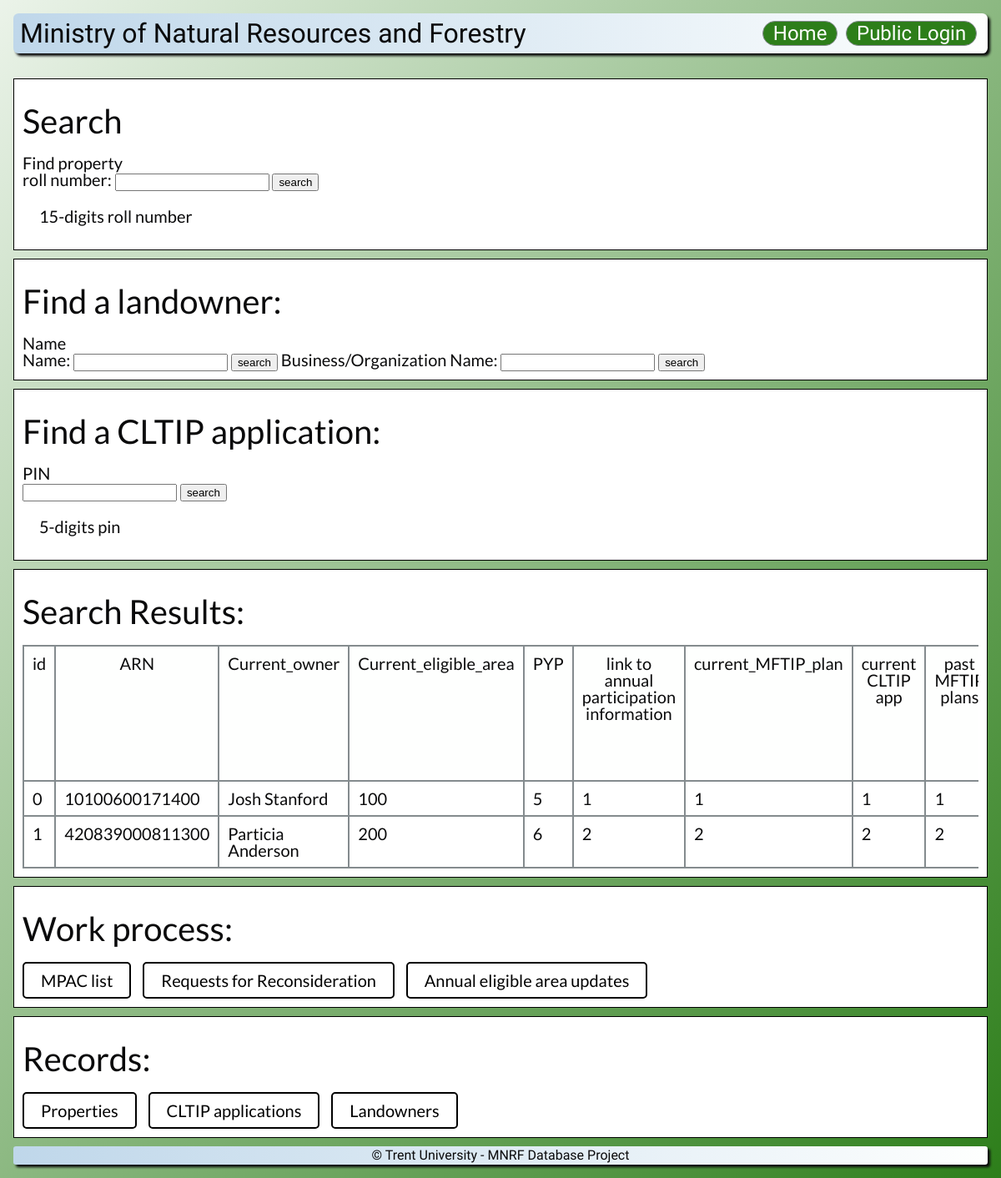
Screenshot of /pages/CLTIP_home.php with the database file from the repository.
### tables this page shows
CREATE TABLE `Parcel` (
  `id` int(11) NOT NULL,
  `ARN` bigint(15) NOT NULL,
  `Current_owner` text NOT NULL,
  `Current_eligible_area` int(11) NOT NULL,
  `PYP` int(11) NOT NULL,
  `link to annual participation information` int(11) NOT NULL,
  `current_MFTIP_plan` int(11) NOT NULL,
  `current CLTIP app` int(11) NOT NULL,
  `past MFTIP plans` int(11) NOT NULL,
  `past CLTIP apps` int(11) NOT NULL,
  `Term end date` int(11) NOT NULL,
  `Data validation should ensure that CL area (if participating) +` int(11) NOT NULL
);

### pages/CLTIP_home.php (the view, shortened to what this page needs)
<?php
$pdo = connectDB();
if (isset($_POST['rNumber'])) {
    $rNumber = $_POST['rNumber'];
    $query = "SELECT * FROM Parcel WHERE ARN= :rNumber";
    $stmt = $pdo->prepare($query);
    $stmt->bindParam(':rNumber', $rNumber, PDO::PARAM_STR);
} else if (isset($_POST['landlordName'])) {
    $landlordName = $_POST['landlordName'];
    $query = "SELECT * FROM Parcel WHERE Current_owner= :landlordName";
    $stmt = $pdo->prepare($query);
    $stmt->bindParam(':landlordName', $landlordName, PDO::PARAM_STR);
} else if (isset($_POST['businessName'])) {
    $businessName = $_POST['businessName'];
    $query = "SELECT * FROM Parcel WHERE Current_owner= :businessName";
    $stmt = $pdo->prepare($query);
    $stmt->bindParam(':businessName', $businessName, PDO::PARAM_STR);
} else if (isset($_POST['PIN'])) {
    $PIN = $_POST['PIN'];
    $query = "SELECT * FROM Cltip_application WHERE PIN= :PIN";
    $stmt = $pdo->prepare($query);
    $stmt->bindParam(':PIN', $PIN, PDO::PARAM_STR);
} else {
    $query = "SELECT * FROM Parcel";
    $stmt = $pdo->prepare($query);
}
?>
<!DOCTYPE html>
<html lang="en">
<head>
    <?php include "../includes/metadata.php" ?>
    <link rel="stylesheet" href="styles/master.css" />
</head>
<body>
    <?php include '../includes/header.php'; ?>
    <section class="section-box">
        <h1 class="section-title">Search</h1>
        <h2>Find property</h2>
        <form method="POST">
            roll number: <input type="text" name="rNumber" />
            <input type="submit" value="search" />
        </form>
        <p>15-digits roll number</p>
    </section>
    <section class="section-box">
        <h1 class="section-title">Find a landowner:</h1>
        <h2>Name</h2>
        <form method="POST">
            Name: <input type="text" name="landlordName" />
            <input type="submit" value="search" />
            Business/Organization Name: <input type="text" name="businessName" />
            <input type="submit" value="search" />
        </form>
    </section>
    <section class="section-box">
        <h1 class="section-title">Find a CLTIP application:</h1>
        <h2>PIN</h2>
        <form method="POST">
            <input type="text" name="PIN" />
            <input type="submit" value="search" />
            <p>5-digits pin</p>
        </form>
    </section>
    <?php
    $stmt->execute();
    $row = $stmt->fetchAll();
    ?>
    <section class="section-box">
        <h1 class="section-title">Search Results:</h1>
        <div class="results">
            <?php if (empty($row)): ?>
                <div class="no-results">No results found</div>
            <?php else: ?>
                <?php
                    $columnNames = array_keys($row[0]);
                    ?>
                <table class="resultsTable">
                    <thead>
                        <tr>
                            <?php foreach ($columnNames as $column): ?>
                                <th scope="col">
                                    <?= $column ?>
                                </th>
                            <?php endforeach; ?>
                        </tr>
                    </thead>
                    <tbody>
                        <?php
                            foreach ($row as $rowData): ?>
                            <tr>
                                <?php foreach ($rowData as $item): ?>
                                    <td scope="row">
                                        <?= $item ?>
                                    </td>
                                <?php endforeach ?>
                            </tr>
                        <?php endforeach ?>
                    </tbody>
                </table>
            <?php endif; ?>
        </div>
    </section>
    <section class="section-box">
        <h1 class="section-title">Work process:</h1>
        <div class="button-container">
            <a href="MPAC_data.php" class="button">MPAC list</a>
            <a href="CLTIP-rfr.php" class="button">Requests for Reconsideration</a>
            <a href="annual-eligible-cltip.php" class="button">Annual eligible area updates</a>
            </div>
        </section>
    <section class="section-box">
        <h1 class="section-title">Records:</h1>
        <div class="button-container">
            <a href="cltip-properties.php" class="button">Properties</a>
            <a href="cltip-plan.php" class="button">CLTIP applications</a>
            <a href="cltip-landowners.php" class="button">Landowners</a>
            </div>
        </section>
    <?php include "../includes/footer.php" ?>
</html>

### styles/master.css (style rules this page uses)
:root { --offblack: #0A0A0B; --dullgreen: #2D7E1A; --bluetint: #BFD7EA; --softgray: #848B8E; --offwhite: #FEFFFE; min-height: 100vh; font-family: "Lato", sans-serif; color: var(--offblack); background-image: linear-gradient(to top left, var(--dullgreen), var(--offwhite) 110%); background-repeat: no-repeat; }
body { padding: 1rem; }
.results { height: 75%; overflow: auto; }
.resultsTable { display: table; width: 100%; }
.resultsTable, .resultsTable th, .resultsTable td { border-collapse: collapse; border: 0.1em solid #848B8E; box-sizing: border-box; padding: 0.5em; }
.section-box { border: 1px solid black; background-color: white; padding: 10px; margin: 10px 0; }
.section-title { margin-top: 20px; font-size: 2em; margin-bottom: 20px; }
.button { display: inline-block; padding: 10px 20px; border: 2px solid #000; border-radius: 5px; margin-right: 10px; text-decoration: none; color: #000; }
body { font-size: 20px; }
p { padding: 20px; }
.resultsTable thead { position: sticky; top: 0; background-color: var(--offwhite); }

### rows the page displays
parcel: id "0", ARN "10100600171400", Current_owner "Josh Stanford", item "100", PYP "5", item "1"
parcel: id "1", ARN "420839000811300", Current_owner "Particia Anderson", item "200", PYP "6", item "2"

### other values shown
$column "id"
$column "ARN"
$column "Current_owner"
$column "Current_eligible_area"
$column "PYP"
$column "link to annual participation information"
$column "current_MFTIP_plan"
$column "current CLTIP app"
